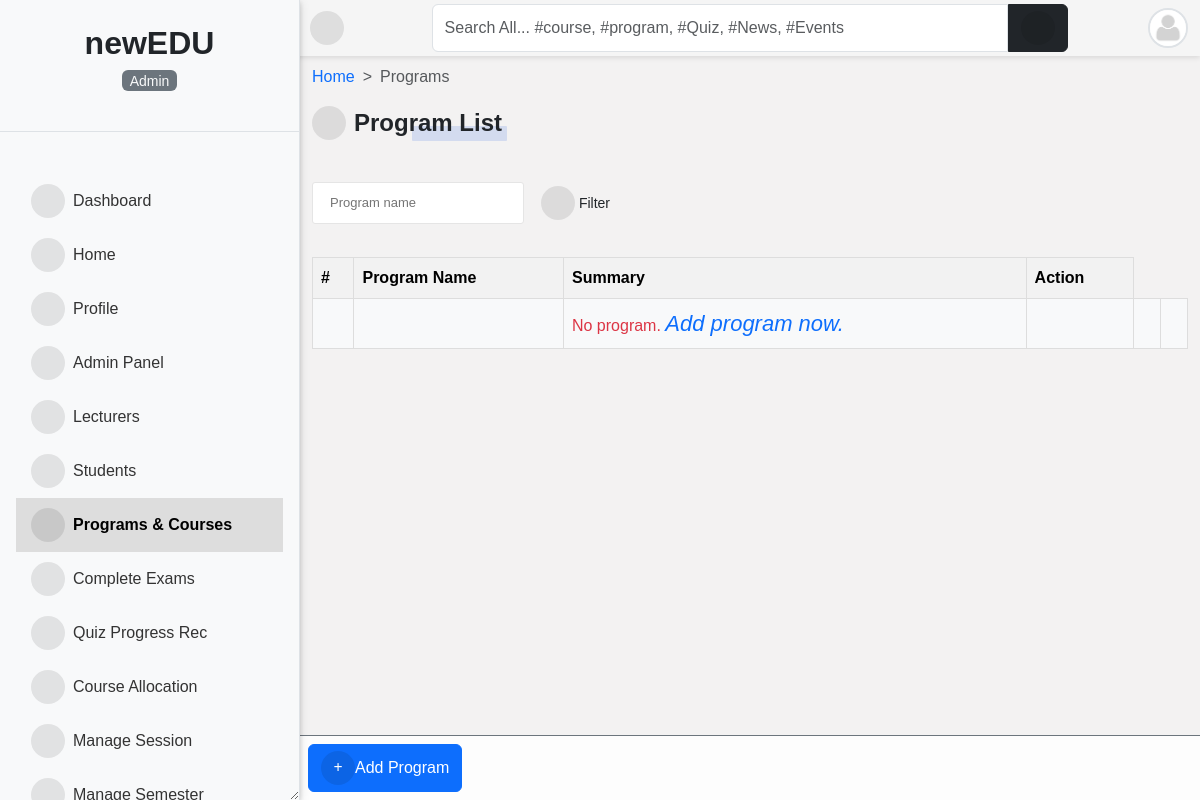
/uk/programs/ (signed in), run on an earlier commit of the app's database.
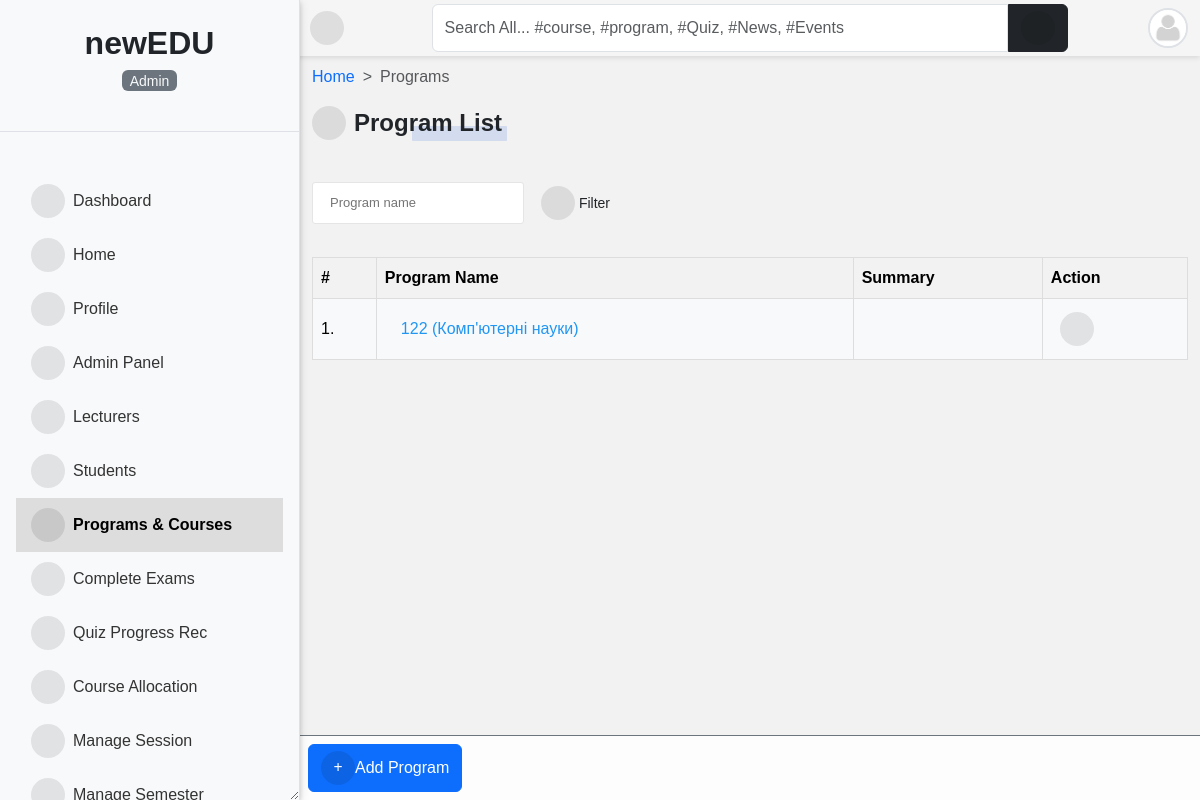
And on a later commit of the database.
### course/models.py (models this page shows, shortened)
class Program(models.Model):
    title = models.CharField(max_length=150, unique=True)
    summary = models.TextField(blank=True)
    objects = ProgramManager()
    def get_absolute_url(self):
        return reverse("program_detail", kwargs={"pk": self.pk})

### course/views.py (the view)
# urls.py: path("", views.ProgramFilterView.as_view(), name="programs"),
@method_decorator([login_required, lecturer_required], name="dispatch")
class ProgramFilterView(FilterView):
    filterset_class = ProgramFilter
    template_name = "course/program_list.html"
    def get_context_data(self, **kwargs):
        context = super().get_context_data(**kwargs)
        context["title"] = "Programs"
        return context

### accounts/models.py (called while the page is built)
    @property
    def get_user_role(self):
        if self.is_superuser:
            role = _("Admin")
        elif self.is_student:
            role = _("Student")
        elif self.is_lecturer:
            role = _("Lecturer")
        elif self.is_parent:
            role = _("Parent")
        return role

### templates/course/program_list.html (shortened to what this page needs)
{% extends 'base.html' %}
{% load i18n %}
{% block content %}
<nav style="--bs-breadcrumb-divider: '>';" aria-label="breadcrumb">
    <ol class="breadcrumb">
        <li class="breadcrumb-item"><a href="/">{% trans 'Home' %}</a></li>
        <li class="breadcrumb-item active" aria-current="page">{% trans 'Programs' %}</li>
    </ol>
</nav>
{% if request.user.is_superuser %}
<div class="manage-wrap">
    <a class="btn btn-primary" href="{% url 'add_program' %}"><i class="fas fa-plus"></i>{% trans 'Add Program' %}</a>
</div>
{% endif %}
<div class="title-1"><i class="fas fa-book-open"></i>{% trans 'Program List' %}</div>
<br><br>
{% include 'snippets/filter_form.html' %}
<div class="table-responsive table-shadow table-light table-striped m-0 mt-4">
    <div class="table-shadow">
        <table class="table table-light">
            <thead>
                <tr>
                    <th>#</th>
                    <th>{% trans 'Program Name' %}</th>
                    <th>{% trans 'Summary' %}</th>
                    {% if request.user.is_superuser %}
                    <th>{% trans 'Action' %}</th>
                    {% endif %}
                </tr>
            </thead>
            <tbody>
                {% for program in filter.qs %}
                <tr>
                    <td>{{ forloop.counter }}.</td>
                    <td>
                        <a class="a-list" href="{{ program.get_absolute_url }}">
                            {{ program.title}}
                        </a>
                    </td>
                    <td>{{ program.summary }} </td>
                    {% if request.user.is_superuser %}
                    <td>
                        <div class="dropdown">
                            <button class="btn btn-sm" type="button" data-bs-toggle="dropdown" aria-expanded="false">
                                <i class="fa fa-ellipsis-vertical"></i>
                            </button>
                        </div>
                    </td>
                    {% endif %}
                </tr>
                {% empty %}
                <tr>
                  <td></td>
                  <td></td>
                  <td>
                  <span class="text-danger">
                    {% trans 'No program.' %}
                    {% if request.user.is_superuser %}
                    <a href="{% url 'add_program' %}">
                    <i class="primary" style="font-size: 22px;">
                        {% trans 'Add program now.' %}
                    </i>
                    {% endif %}
                    </a>
                  </span>
                </td>
                <td></td>
                <td></td>
                <td></td>
                </tr>
                {% endfor %}
            </tbody>
        </table>
    </div>
</div>
{% endblock content %}

What changed in the data, as far as the page shows it:
added Program: title "122 (Комп'ютерні науки)"
Also different on the page:
text no longer shown: "No program. Add program now."
